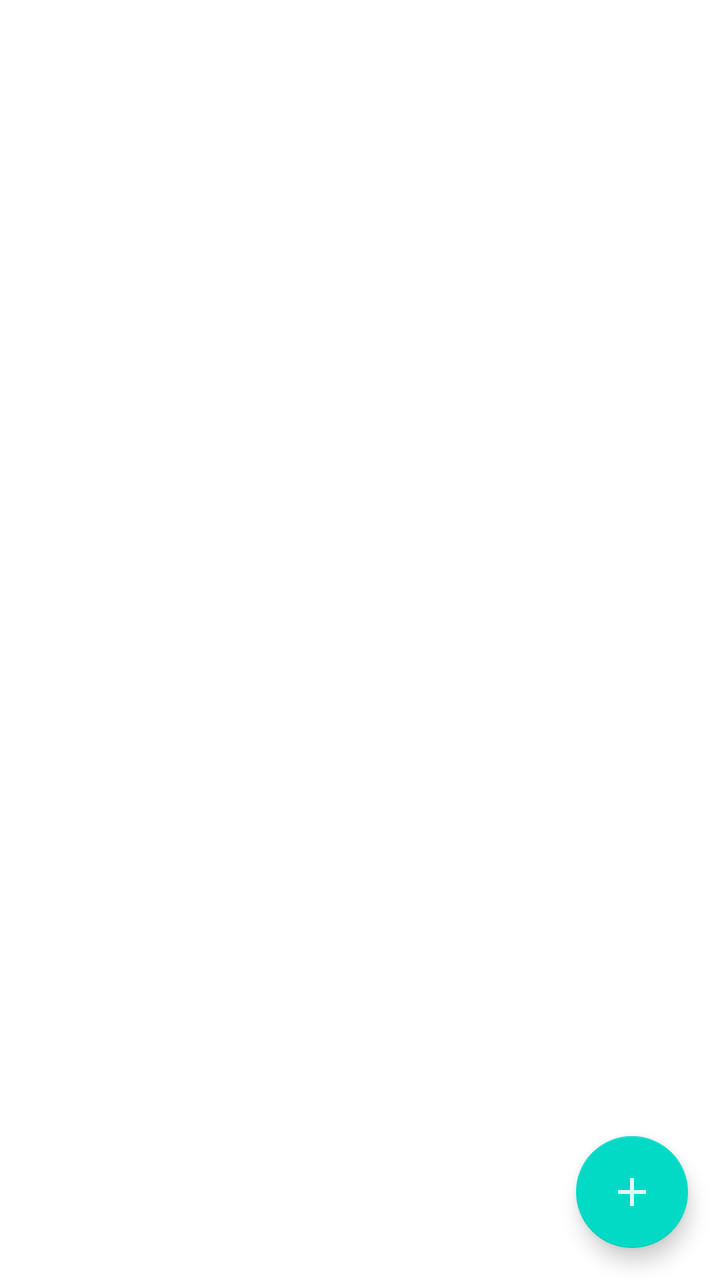
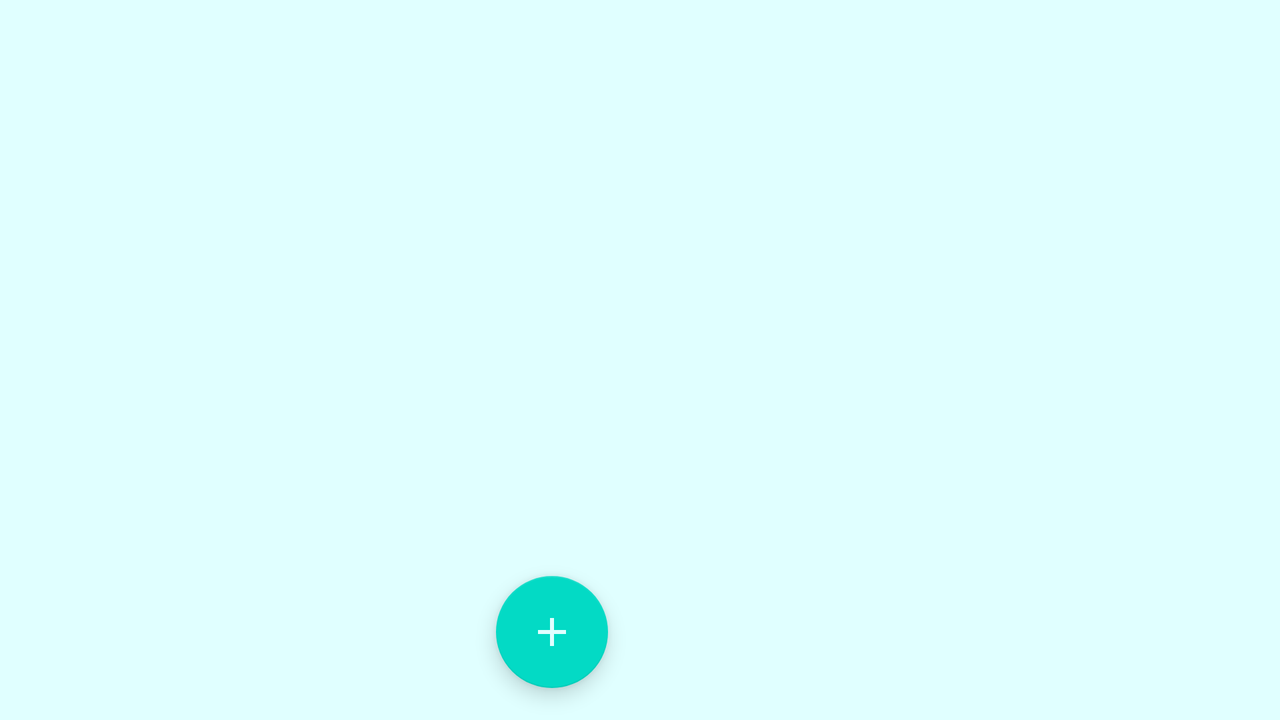

One screen, two layout resources from the same app: the default and the repository's alternative for another configuration. Each is rendered where Android would select it; the XML of both is given below.
<!-- AndroidManifest.xml: application theme Theme.HabitTracker -->
<!-- res/layout/activity_main.xml -->
<?xml version="1.0" encoding="utf-8"?>
<androidx.constraintlayout.widget.ConstraintLayout xmlns:android="http://schemas.android.com/apk/res/android"
    xmlns:app="http://schemas.android.com/apk/res-auto"
    xmlns:tools="http://schemas.android.com/tools"
    android:layout_width="match_parent"
    android:layout_height="match_parent"
    tools:context=".presentation.MainActivity">

    <ScrollView
        android:contentDescription="@string/list_of_habits"
        android:layout_width="match_parent"
        android:layout_height="match_parent">

<LinearLayout
    android:id="@+id/ll_habit_list"
    android:layout_width="match_parent"
    android:layout_height="wrap_content"
    android:orientation="vertical"/>


    </ScrollView>

    <androidx.recyclerview.widget.RecyclerView
        android:id="@+id/rv_habit_list"
        android:layout_width="0dp"
        android:layout_height="0dp"
        android:visibility="gone"
        app:layout_constraintBottom_toBottomOf="parent"
        app:layout_constraintEnd_toEndOf="parent"
        app:layout_constraintStart_toStartOf="parent"
        app:layout_constraintTop_toTopOf="parent"
        app:layoutManager="androidx.recyclerview.widget.LinearLayoutManager"
        tools:listitem="@layout/item_habit_enabled"/>

    <com.google.android.material.floatingactionbutton.FloatingActionButton
        android:id="@+id/button_add_habit_item"
        android:layout_width="wrap_content"
        android:layout_height="wrap_content"
        android:layout_marginEnd="16dp"
        android:layout_marginBottom="16dp"
        android:clickable="true"
        android:contentDescription="@string/add_new_habit_item"
        android:focusable="true"
        app:layout_constraintBottom_toBottomOf="parent"
        app:layout_constraintEnd_toEndOf="parent"
        app:srcCompat="@drawable/ic_add"
        tools:ignore="ImageContrastCheck" />

</androidx.constraintlayout.widget.ConstraintLayout>
<!-- res/layout/item_habit_enabled.xml (included above) -->
<?xml version="1.0" encoding="utf-8"?>
<androidx.cardview.widget.CardView xmlns:android="http://schemas.android.com/apk/res/android"
    xmlns:app="http://schemas.android.com/apk/res-auto"
    xmlns:tools="http://schemas.android.com/tools"
    android:layout_width="match_parent"
    android:layout_height="wrap_content"
    android:layout_marginStart="8dp"
    android:layout_marginTop="4dp"
    android:layout_marginEnd="8dp"
    android:layout_marginBottom="4dp"
    app:cardCornerRadius="4dp"
    app:cardElevation="4dp"
    app:cardUseCompatPadding="true">

    <LinearLayout
        android:layout_width="match_parent"
        android:layout_height="wrap_content"
        android:background="@color/purple_200"
        android:orientation="horizontal"
        android:padding="16dp">

        <TextView
            android:id="@+id/tv_name"
            android:layout_width="0dp"
            android:layout_height="wrap_content"
            android:layout_weight="1"
            android:textColor="@color/white"
            android:textSize="16sp"
            android:textStyle="bold"
            tools:text="Салфетки" />

        <TextView
            android:id="@+id/tv_count"
            android:layout_width="wrap_content"
            android:layout_height="wrap_content"
            android:textColor="@color/white"
            android:textSize="16sp"
            android:textStyle="bold"
            tools:text="1" />
        <TextView
            android:id="@+id/tv_unit"
            android:layout_width="wrap_content"
            android:layout_height="wrap_content"
            android:textColor="@color/white"
            android:textSize="16sp"
            android:textStyle="bold"
            tools:text="1" />

    </LinearLayout>

</androidx.cardview.widget.CardView>
<!-- resources referenced by this layout -->
<resources>
  <color name="purple_200">#FFBB86FC</color>
  <color name="white">#FFFFFFFF</color>
  <!-- drawable ic_add (drawable-xxxhdpi) -->
  <vector xmlns:android="http://schemas.android.com/apk/res/android"
      android:width="24dp"
      android:height="24dp"
      android:viewportWidth="24"
      android:viewportHeight="24">
      <path
          android:fillColor="@color/steel_blue"
          android:pathData="M19,13h-6v6h-2v-6H5v-2h6V5h2v6h6v2z" />
  </vector>
  <string name="add_new_habit_item">Add new habit item</string>
  <string name="list_of_habits">List of habits</string>
  <style name="Theme.HabitTracker" parent="Theme.MaterialComponents.DayNight.DarkActionBar">
          
          <item name="colorPrimary">@color/steel_blue</item>
          <item name="colorPrimaryVariant">@color/steel_blue</item>
          <item name="colorOnPrimary">@color/white</item>
          
          <item name="colorSecondary">@color/teal_200</item>
          <item name="colorSecondaryVariant">@color/teal_700</item>
          <item name="colorOnSecondary">@color/light_cyan</item>
          
          <item name="android:statusBarColor">?attr/colorPrimaryVariant</item>
          
      </style>
  <color name="steel_blue">#4682B4</color>
  <color name="teal_200">#FF03DAC5</color>
  <color name="teal_700">#FF018786</color>
  <color name="light_cyan">#E0FFFF</color>
</resources>
<!-- res/layout-land/activity_main.xml (the repository's variant of the layout above) -->
<!-- drawn on the phone turned sideways -->
<?xml version="1.0" encoding="utf-8"?>
<androidx.constraintlayout.widget.ConstraintLayout xmlns:android="http://schemas.android.com/apk/res/android"
    xmlns:app="http://schemas.android.com/apk/res-auto"
    xmlns:tools="http://schemas.android.com/tools"
    android:layout_width="match_parent"
    android:layout_height="match_parent"
    android:background="@color/light_cyan"
    tools:context=".presentation.MainActivity">


    <androidx.recyclerview.widget.RecyclerView
        android:id="@+id/rv_habit_list"
        android:layout_width="0dp"
        android:layout_height="0dp"
        app:layoutManager="androidx.recyclerview.widget.LinearLayoutManager"
        app:layout_constraintBottom_toBottomOf="parent"
        app:layout_constraintEnd_toEndOf="@id/guideline_middle"
        app:layout_constraintStart_toStartOf="parent"
        app:layout_constraintTop_toTopOf="parent"
        tools:listitem="@layout/item_habit_enabled" />

    <com.google.android.material.floatingactionbutton.FloatingActionButton
        android:id="@+id/button_add_habit_item"
        android:layout_width="wrap_content"
        android:layout_height="wrap_content"
        android:layout_marginEnd="16dp"
        android:layout_marginBottom="16dp"
        android:clickable="true"
        android:contentDescription="@string/add_new_habit_item"
        android:focusable="true"
        app:layout_constraintBottom_toBottomOf="parent"
        app:layout_constraintEnd_toEndOf="@id/guideline_middle"
        app:srcCompat="@drawable/ic_add"
        tools:ignore="ImageContrastCheck" />

    <androidx.constraintlayout.widget.Guideline
        android:id="@+id/guideline_middle"
        android:layout_width="wrap_content"
        android:layout_height="wrap_content"
        android:orientation="vertical"
        app:layout_constraintGuide_percent="0.5" />

    <androidx.fragment.app.FragmentContainerView
        android:id="@id/habit_item_container"
        android:layout_width="0dp"
        android:layout_height="match_parent"
        app:layout_constraintStart_toStartOf="@id/guideline_middle"
        app:layout_constraintEnd_toEndOf="parent"/>

</androidx.constraintlayout.widget.ConstraintLayout>
<!-- resources referenced by the variant -->
<!-- as the phone turned sideways resolves them -->
<resources>
  <color name="light_cyan">#E0FFFF</color>
  <color name="purple_200">#FFBB86FC</color>
  <color name="white">#FFFFFFFF</color>
  <!-- drawable ic_add (drawable-xxxhdpi) -->
  <vector xmlns:android="http://schemas.android.com/apk/res/android"
      android:width="24dp"
      android:height="24dp"
      android:viewportWidth="24"
      android:viewportHeight="24">
      <path
          android:fillColor="@color/steel_blue"
          android:pathData="M19,13h-6v6h-2v-6H5v-2h6V5h2v6h6v2z" />
  </vector>
  <string name="add_new_habit_item">Add new habit item</string>
  <style name="Theme.HabitTracker" parent="Theme.MaterialComponents.DayNight.DarkActionBar">
          
          <item name="colorPrimary">@color/steel_blue</item>
          <item name="colorPrimaryVariant">@color/steel_blue</item>
          <item name="colorOnPrimary">@color/white</item>
          
          <item name="colorSecondary">@color/teal_200</item>
          <item name="colorSecondaryVariant">@color/teal_700</item>
          <item name="colorOnSecondary">@color/light_cyan</item>
          
          <item name="android:statusBarColor">?attr/colorPrimaryVariant</item>
          
      </style>
  <color name="steel_blue">#4682B4</color>
  <color name="teal_200">#FF03DAC5</color>
  <color name="teal_700">#FF018786</color>
</resources>
